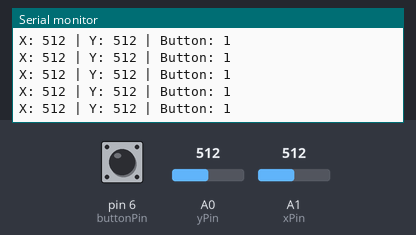
A sketch run on a simulated Arduino Uno, built with avr-gcc and run on an emulated ATmega328P. Parts: the last lines printed to the serial monitor. The inputs (shaded band) are chosen by the test bench; at power-on: A0 (yPin) = 512, A1 (xPin) = 512, pin 6 (buttonPin) HIGH.

Above: at 1.2 s.
1.3 s: A0 (yPin) set to 716
At 1.32 s:
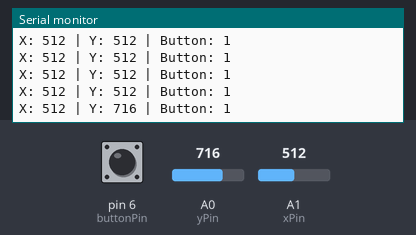
2.8 s: A1 (xPin) set to 716
At 2.83 s:
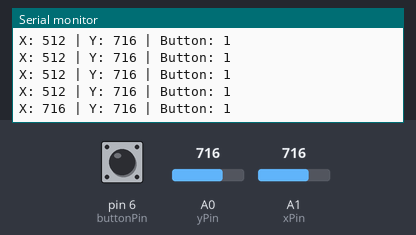
4.3 s: A0 (yPin) set to 1023
At 4.34 s:
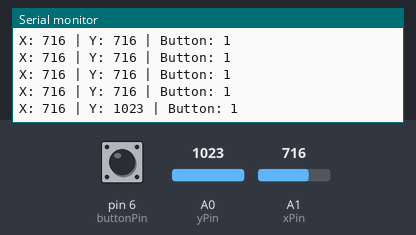
7.3 s: pin 6 (buttonPin) pulled LOW for 0.15 s
At 7.36 s:
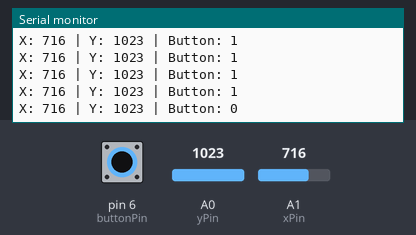
8.9 s: A1 (xPin) set to 900
At 8.98 s:
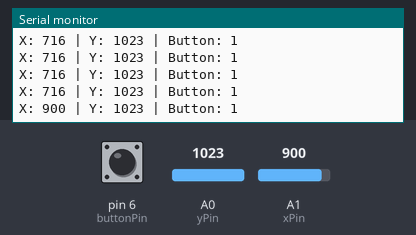
10.4 s: pin 6 (buttonPin) pulled LOW for 1 s
At 10.49 s:
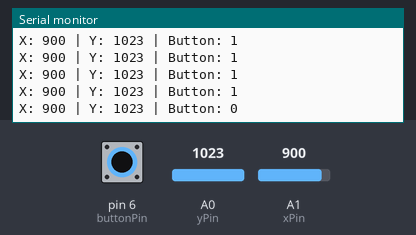
Timing chart, 0 to 13.4 s (numbered marks = the images above; inputs shaded):
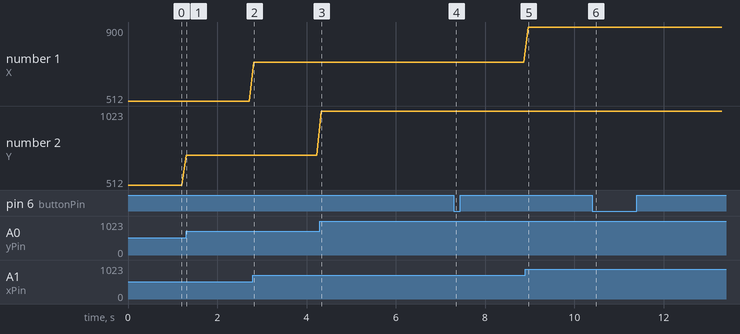

Measured:
- after the input at 1.3 s, the serial monitor: prints a new line at once (image 1)
- after the input at 2.8 s, the serial monitor: prints a new line at once (image 2)
- after the input at 4.3 s, the serial monitor: prints a new line at once (image 3)
- after the input at 7.3 s, the serial monitor: prints a new line after 0.06 s (image 4)
- after the input at 8.9 s, the serial monitor: prints a new line after 0.07 s (image 5)
- after the input at 10.4 s, the serial monitor: prints a new line after 0.08 s (image 6)
- plotted number 1: 716 → 900 after the input at 8.9 s
- plotted number 2: 512 → 716 after the input at 1.3 s, 716 → 1023 after the input at 4.3 s

The sketch:

JoyStick.ino
```cpp
int xPin = A1;

int yPin = A0;

int buttonPin = 6;

int xPosition = 0;

int yPosition = 0;

int buttonState = 0;

void setup() {

  // инициализация обмена данными по серийному протоколу со скоростью 9600 bps:

  Serial.begin(9600);

  pinMode(xPin, INPUT);

  pinMode(yPin, INPUT);

  // активируем подтягивающий резистор на пине кнопки

  pinMode(buttonPin, INPUT_PULLUP);

  // Для более ранних версий Arduino (меньше 1.0.1)

  // pinMode(buttonPin, INPUT);

  // digitalWrite(buttonPin, HIGH);

}

void loop() {

  xPosition = analogRead(xPin);

  yPosition = analogRead(yPin);

  buttonState = digitalRead(buttonPin);

  Serial.print("X: ");

  Serial.print(xPosition);

  Serial.print(" | Y: ");

  Serial.print(yPosition);

  Serial.print(" | Button: ");

  Serial.println(buttonState);

  delay(100); // добавляем задержку между считыванием данных

}
```
